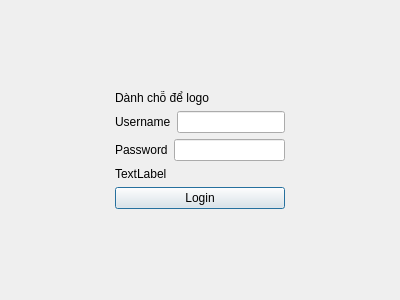
<?xml version="1.0" encoding="UTF-8"?>
<ui version="4.0">
 <class>LoginForm</class>
 <widget class="QDialog" name="LoginForm">
  <property name="geometry">
   <rect>
    <x>0</x>
    <y>0</y>
    <width>400</width>
    <height>300</height>
   </rect>
  </property>
  <property name="windowTitle">
   <string>LoginForm</string>
  </property>
  <layout class="QGridLayout" name="gridLayout">
   <item row="3" column="1">
    <spacer name="verticalSpacer">
     <property name="orientation">
      <enum>Qt::Vertical</enum>
     </property>
     <property name="sizeHint" stdset="0">
      <size>
       <width>20</width>
       <height>40</height>
      </size>
     </property>
    </spacer>
   </item>
   <item row="2" column="0">
    <spacer name="horizontalSpacer">
     <property name="orientation">
      <enum>Qt::Horizontal</enum>
     </property>
     <property name="sizeHint" stdset="0">
      <size>
       <width>40</width>
       <height>20</height>
      </size>
     </property>
    </spacer>
   </item>
   <item row="1" column="1">
    <layout class="QHBoxLayout" name="logoBox">
     <property name="topMargin">
      <number>0</number>
     </property>
     <item>
      <widget class="QLabel" name="label_3">
       <property name="text">
        <string>Dành chỗ để logo</string>
       </property>
      </widget>
     </item>
    </layout>
   </item>
   <item row="2" column="1">
    <layout class="QVBoxLayout" name="loginBox">
     <item>
      <layout class="QHBoxLayout" name="usernameBox">
       <item>
        <widget class="QLabel" name="label">
         <property name="text">
          <string>Username</string>
         </property>
        </widget>
       </item>
       <item>
        <widget class="QLineEdit" name="usernameLine"/>
       </item>
      </layout>
     </item>
     <item>
      <layout class="QHBoxLayout" name="passwordBox">
       <item>
        <widget class="QLabel" name="label_2">
         <property name="text">
          <string>Password</string>
         </property>
        </widget>
       </item>
       <item>
        <widget class="QLineEdit" name="passwordLine">
         <property name="echoMode">
          <enum>QLineEdit::Password</enum>
         </property>
        </widget>
       </item>
      </layout>
     </item>
     <item>
      <widget class="QLabel" name="loginNotif">
       <property name="text">
        <string>TextLabel</string>
       </property>
      </widget>
     </item>
     <item>
      <widget class="QPushButton" name="loginButton">
       <property name="text">
        <string>Login</string>
       </property>
      </widget>
     </item>
    </layout>
   </item>
   <item row="0" column="1">
    <spacer name="verticalSpacer_2">
     <property name="orientation">
      <enum>Qt::Vertical</enum>
     </property>
     <property name="sizeHint" stdset="0">
      <size>
       <width>20</width>
       <height>40</height>
      </size>
     </property>
    </spacer>
   </item>
   <item row="2" column="2">
    <spacer name="horizontalSpacer_2">
     <property name="orientation">
      <enum>Qt::Horizontal</enum>
     </property>
     <property name="sizeHint" stdset="0">
      <size>
       <width>40</width>
       <height>20</height>
      </size>
     </property>
    </spacer>
   </item>
  </layout>
 </widget>
 <layoutdefault spacing="6" margin="11"/>
 <resources/>
 <connections/>
</ui>
